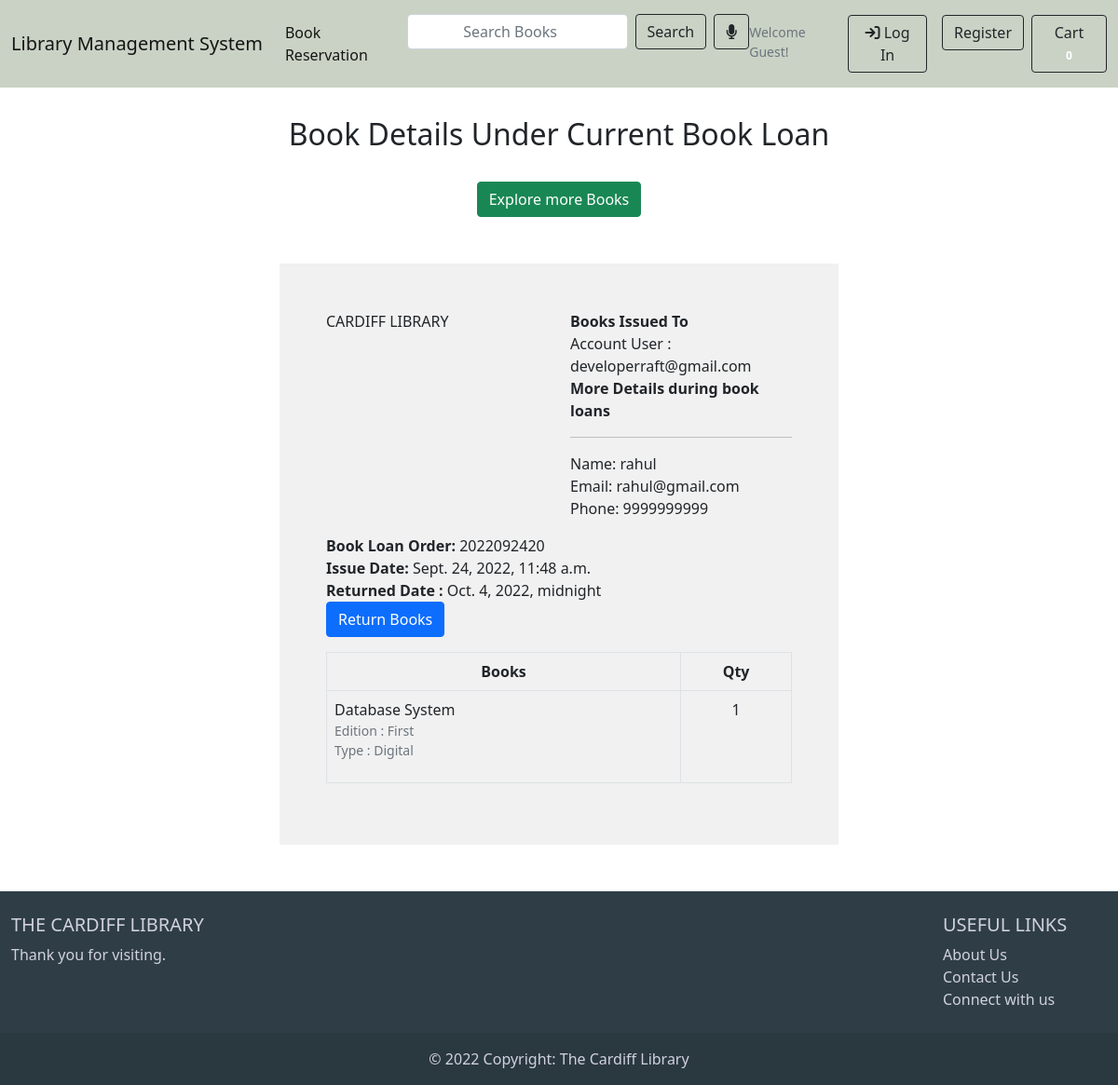
The page /accounts/my_books_ordered_details/2022092420/ on the database its author committed.
### bookloan/models.py (models this page shows, shortened)
class Bookloan(models.Model):
    STATUS=(
        ('New','New'),
        ('Accepted','Accepted'),
        ('Completed','Completed'),
        ('Returned','Returned'),
        ('Cancelled','Cancelled'),
    )
    user = models.ForeignKey(Account, on_delete=models.SET_NULL, null=True)
    bookloan_number = models.CharField(max_length=20)
    first_name=models.CharField(max_length=50)
    last_name=models.CharField(max_length=50)
    phone = models.CharField(max_length=50)
    email=models.CharField(max_length=50)
    bookloan_note = models.CharField(max_length=100)
    status = models.CharField(max_length=15,choices=STATUS,default='New')
    ip=models.CharField(blank=True,max_length=20)
    is_bookloan = models.BooleanField(default=False)
    is_paid = models.BooleanField(default=False)
    is_returned = models.BooleanField(default=False)
    late_charge = models.IntegerField(default=False)
    actual_return_date = models.DateTimeField(null=True)
    remaining_days=models.IntegerField(default=False)
    return_date = models.DateTimeField(blank=True)
    created_at = models.DateTimeField(auto_now_add=True)
    updated_at=models.DateTimeField(auto_now_add=True)

class BookloanBook(models.Model):
    bookloan = models.ForeignKey(Bookloan, on_delete=models.CASCADE)
    user = models.ForeignKey(Account, on_delete=models.SET_NULL,blank=True,null=True)
    book = models.ForeignKey(Book, on_delete=models.CASCADE)
    variations = models.ManyToManyField(Variation, blank=True)
    quantity = models.IntegerField()
    is_bookloan = models.BooleanField(default=False)
    bookloandone = models.BooleanField(default=False)
    created_at = models.DateTimeField(auto_now_add=True)
    updated_at = models.DateTimeField(auto_now_add=True)

### accounts/models.py (models this page shows, shortened)
class Account(AbstractBaseUser):
    first_name = models.CharField(max_length=50)
    last_name = models.CharField(max_length=50)
    username = models.CharField(max_length=50,unique=True)
    email = models.EmailField(max_length=50,unique=True)
    phone_number = models.CharField(max_length=50)
    date_joined = models.DateTimeField(auto_now_add=True)
    last_login  = models.DateTimeField(auto_now_add=True)
    is_admin    = models.BooleanField(default=False)
    is_staff    = models.BooleanField(default=False)
    is_active    = models.BooleanField(default=False)
    is_superadmin    = models.BooleanField(default=False)
    USERNAME_FIELD = 'email'
    REQUIRED_FIELDS = ['username', 'first_name', 'last_name']
    objects = MyAccountManager()

### bookstore/models.py (models this page shows, shortened)
class Book(models.Model):
    book_title      = models.CharField(max_length=200, unique=True)
    slug            = models.SlugField(max_length=200, unique=True)
    description     = models.TextField(max_length=500, blank=True)
    author_name     = models.CharField(max_length=200, blank=True)
    publisher_name  = models.CharField(max_length=200, blank=True)
    price           = models.IntegerField(default=1,blank=True)
    Images          = models.ImageField(upload_to='photos/books')
    stock           = models.IntegerField()
    is_available    = models.BooleanField(default=True)
    genre           = models.ForeignKey(Genre, on_delete=models.CASCADE)
    created_date    = models.DateTimeField(auto_now_add=True)
    modified_date   = models.DateTimeField(auto_now=True)

class Variation(models.Model):
    book = models.ForeignKey(Book, on_delete=models.CASCADE)
    variation_category = models.CharField(max_length=100, choices=variation_category_choice)
    variation_value = models.CharField(max_length=100)
    is_active = models.BooleanField(default=True)
    created_date = models.DateTimeField(auto_now=True)
    objects = VariationManager()

### accounts/views.py (the view)
# urls.py: path('my_books_ordered_details/<int:bookloan_number>/',views.my_books_ordered_details,name='my_books_ordered_details'),
def my_books_ordered_details(request, bookloan_number):
    val=str(bookloan_number)
    b_loaned_books= BookloanBook.objects.filter(bookloan__bookloan_number=val)
    b_order = Bookloan.objects.get(bookloan_number=val)
    context = {
        'b_order':b_order,
        'b_loaned_books':b_loaned_books,
    }
    return render(request,'accounts/my_books_ordered_details.html',context)

### carts/context_processors.py (called while the page is built)
def counter(request):
    cart_count = 0
    if 'admin' in request.path:
        return{}
    else:
        try:
            cart = Cart.objects.filter(cart_id=_cart_id(request))
            if request.user.is_authenticated:
                cart_items=CartItem.objects.all().filter(user=request.user)
            else:
                cart_items = CartItem.objects.all().filter(cart = cart[:1])
            for cart_item in cart_items:
                cart_count +=cart_item.quantity
        except Cart.DoesNotExist:
            cart_count = 0
    return dict(cart_count=cart_count)

### carts/views.py (called while the page is built)
def _cart_id(request):
    cart = request.session.session_key
    if not cart:
        cart = request.session.create()
    return cart

### genre/context_processors.py (called while the page is built)
def menu_links(request):
    links = Genre.objects.all()
    return dict(links=links)

### templates/accounts/my_books_ordered_details.html (shortened to what this page needs)
{%extends 'base.html'%}
{%load static%}
{%block content%}
<div class="container" style="margin-top: 125px;">
    <h2 class="text-center">Book Details Under Current Book Loan</h2>
	<br>
	<div class="text-center">
		<a href="{% url 'bookstore' %}" class="btn btn-success">Explore more Books</a>
	</div>
</div>
<div class="container" style="margin: 0 auto;width: 50%;padding: 50px;background: #f1f1f1;margin-top:50px;margin-bottom: 50px;">
    <div class="row invoice row-printable">
        <div class="col-md-12">
            <div class="panel panel-default plain" id="dash_0">
                <div class="panel-body p30">
                    <div class="row">
                        <div class="col-lg-6">
                            <div class="invoice-logo"><span>CARDIFF LIBRARY</span></div>
                        </div>
                        <div class="col-lg-6">
                            <div class="invoice-from">
                                <ul class="list-unstyled text-right">
                                    <li><strong>Books Issued To</strong></li>
                                    <li>Account User : {{b_order.user.email}}</li>
                                    <li><b>More Details during book loans</b><hr></li>
                                    <li>Name: {{b_order.first_name}}</li>
                                    <li>Email: {{b_order.email}}</li>
                                    <li>Phone: {{b_order.phone}}</li>
                                </ul>
                            </div>
                        </div>
                        <div class="col-lg-12">
                            <div class="invoice-details mt25">
                                <div class="well">
                                    <ul class="list-unstyled mb0">
                                        <li><strong>Book Loan Order: </strong>{{b_order.bookloan_number}}</li>
                                        <li><strong> Issue Date:</strong> {{b_order.created_at}}</li>
                                        <li><strong> Returned Date :</strong> {{b_order.return_date}}</li
                                      {%if b_order.is_returned%}
                                        <li><strong> Actual Returned Date:</strong> {{b_order.actual_return_date}}</li>
                                      {%else%}
                                        {%if b_order.late_charge > 0%}
                                        <li><strong> Late Charge:</strong> $ {{b_order.late_charge}}</li>
                                        <div id="paypal-button-container"></div>
                                        {%else%}
                                        <li><a href="{% url 'return_book' b_order.bookloan_number %}" class="btn btn-primary btn-block" > Return Books </a></li>
                                        {%endif%}
                                      {%endif%}
                                    </ul>
                                </div>
                            </div>
                          <div class="invoice-items">
                              <div class="table-responsive" style="overflow: hidden; outline: none;" tabindex="0">
                                  <table class="table table-bordered">
                                      <thead>
                                          <tr>
                                              <th class="per70 text-center">Books</th>
                                              <th class="per5 text-center">Qty</th>
                                          </tr>
                                      </thead>
                                      <tbody>
                                        {% for item in b_loaned_books %}
                                          <tr>
                                              <td>{{item.book.book_title}}
                                                <p class="text-muted small" >
                                                    {% if item.variations.all %}
                                                        {% for i in item.variations.all %}
                                                          {{i.variation_category | capfirst}} : {{i.variation_value | capfirst}} <br>
                                                      {%endfor%}
                                                    {% endif %}
                                                </p>
                                              </td>
                                              <td class="text-center">{{item.quantity}}</td>
                                          </tr>
                                          {%endfor%}
                                          </table>
                                    </div>
                              </div>
                      </div>
                    </div>
                </div>
            </div>
        </div>
    </div>
    </div>
{%endblock%}

### rows shown on the page
Bookloan: user.email "developerraft@gmail.com", first_name "rahul", email "rahul@gmail.com", phone "9999999999", bookloan_number "2022092420", created_at "Sept. 24, 2022, 11:48 a.m.", return_date "Oct. 4, 2022, midnight"
BookloanBook: book.book_title "Database System", quantity "1"
Variation: variation_category "Edition", variation_value "First"
Variation: variation_category "Type", variation_value "Digital"

### other values the page prints
{{ cart_count }} "0"
